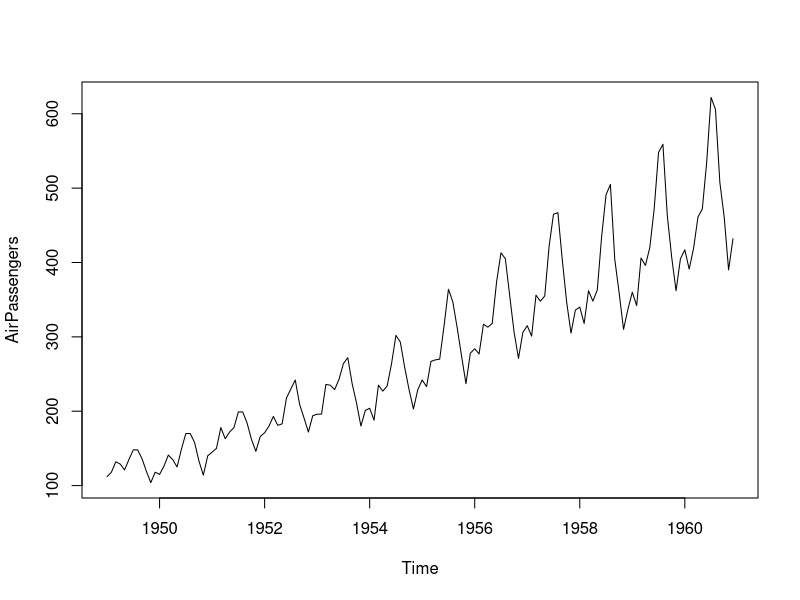
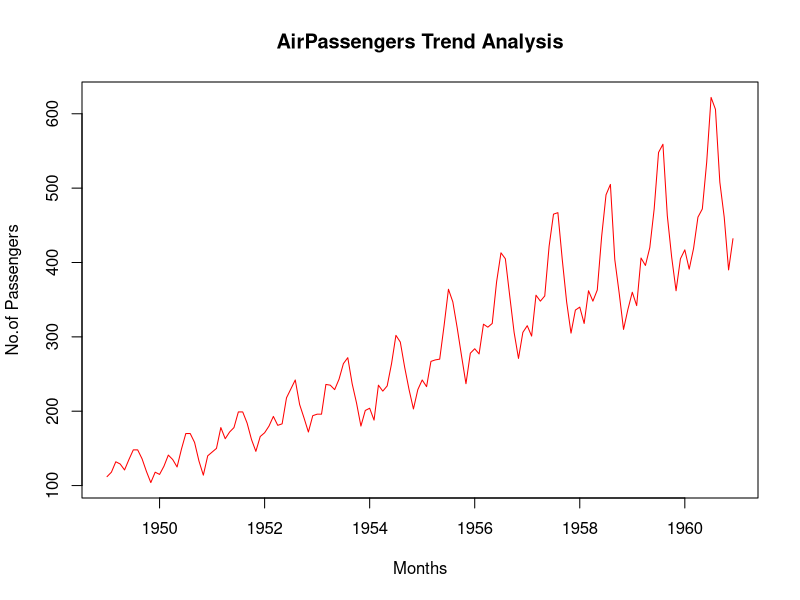
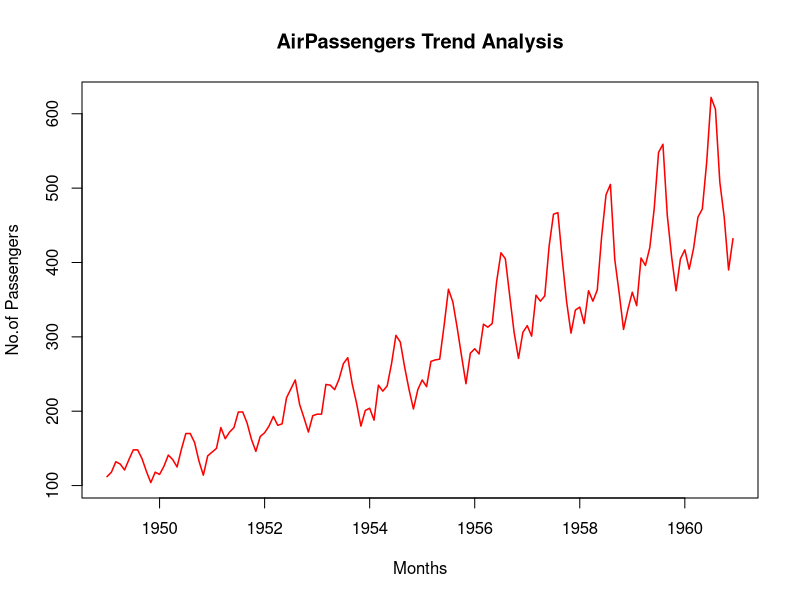
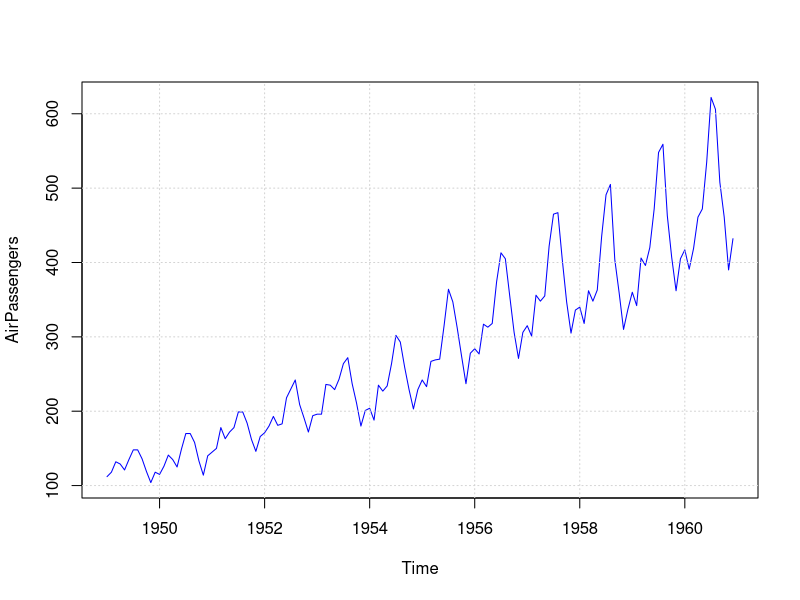

These figures' R source, in order: (Note: this script raises an error after producing the figures.)
#Load AirPassengers dataset
data(AirPassengers)

#Verify the dataset
?AirPassengers
class(AirPassengers)
View(AirPassengers)

#Convert the datset to DataFrame
ap_df <- data.frame(
  year <- time(AirPassengers),
  passengers = as.numeric(AirPassengers)
)
ap_df

#Data Frame with Years and months seperately
ap_df_months <- data.frame(
  year= floor(time(AirPassengers)),
  month = cycle(time(AirPassengers)),
  passengers = as.numeric(AirPassengers)
)
ap_df_months

#Basic Plot
plot(AirPassengers)

# Plot with Tutle, Axis labels and color
plot(AirPassengers,
     type = 'l',
     main = "AirPassengers Trend Analysis",
     xlab = "Months",
     ylab = "No.of Passengers",
     col = "red"
     )
# Changing the line width and point of contact
plot(AirPassengers,
     type = 'l',
     lwd = 1.5,
     main = "AirPassengers Trend Analysis",
     xlab = "Months",
     ylab = "No.of Passengers",
     col = "red"
)

plot(AirPassengers,
     type = 'l',
     pch = 16,
     col = "blue"
)
grid()

# USing GGPLOT2 Library
#Importing the library ggplot2
library(ggplot2)

# A basic grid with x & y axis
ggplot(ap_df,
       aes(x=year, y=passenger))+
  geom_line(color='darkgreen',linewidth = 0.5)+
  labs(
        title = 'Trend Analysis of Air Passengers',
        subtitle = 'From 1940 - 1960',
        caption = 'Using Built-in Air Passengers dataset',
        x = 'Months',
        y = 'No.of Pssengeres')+
  geom_point(color = 'red',size = 0.5)+
  geom_smooth(se = FALSE,color = 'orange')+
  theme_minima()+
  theme(
    plot.title = element_text(face="bold",size = 14),
    plot.subtitle = element_text(size = 10))
